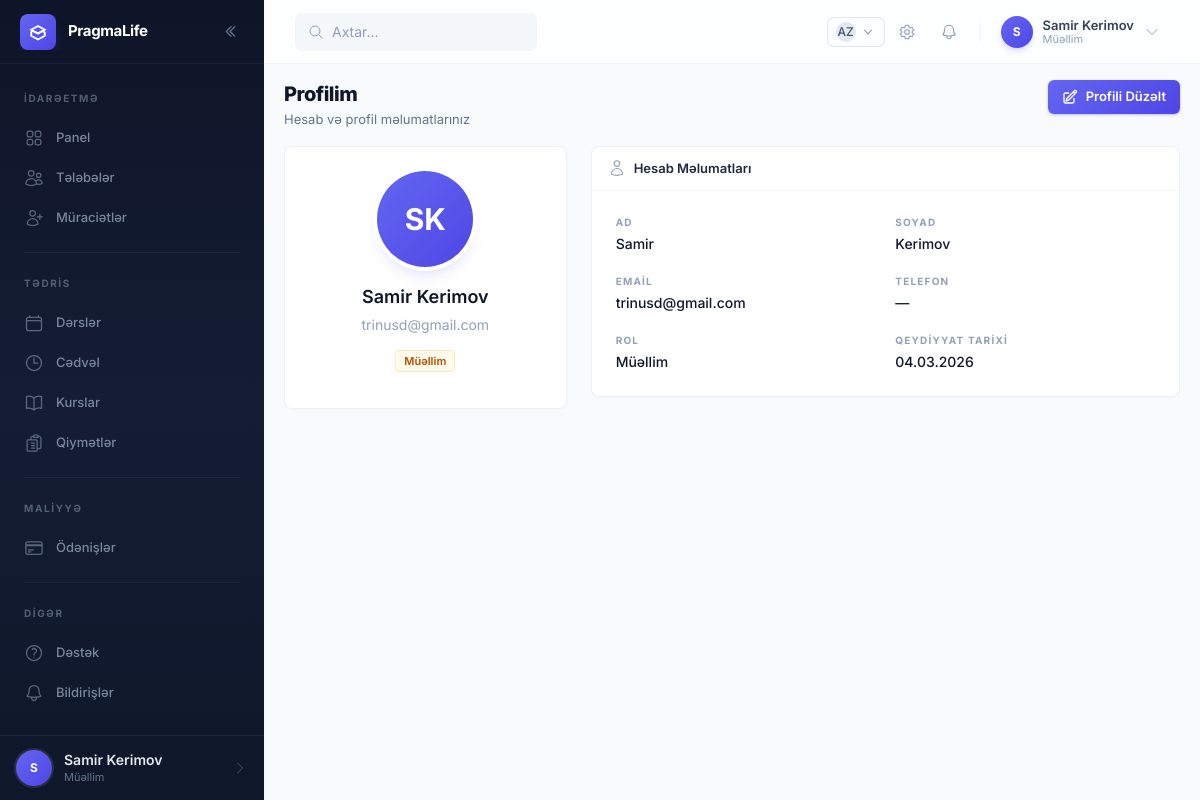
Page /auth/profile/ (signed in) on the earlier database version.
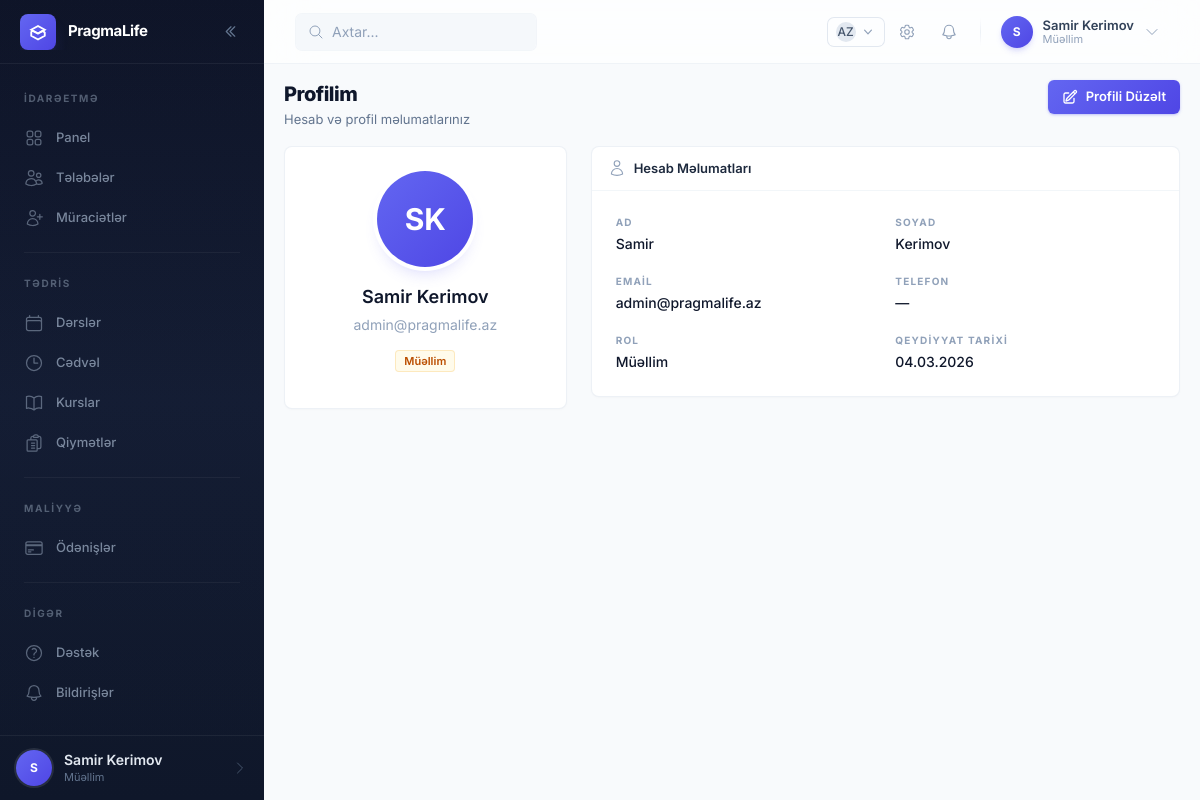
Same page on the later database version.
### apps/users/models.py (models this page shows, shortened)
class User(AbstractBaseUser, PermissionsMixin):
    class Role(models.TextChoices):
        TEACHER = 'teacher', 'Müəllim'
        STUDENT = 'student', 'Tələbə'
    id = models.UUIDField(primary_key=True, default=uuid.uuid4, editable=False)
    email = models.EmailField(unique=True, verbose_name='Email')
    first_name = models.CharField(max_length=100, verbose_name='Ad')
    last_name = models.CharField(max_length=100, verbose_name='Soyad')
    role = models.CharField(
        max_length=10,
        choices=Role.choices,
        default=Role.STUDENT,
        verbose_name='Rol'
    )
    phone = models.CharField(
        max_length=20,
        blank=True,
        validators=[validate_phone_number],
        verbose_name='Telefon'
    )
    avatar = models.ImageField(
        upload_to='avatars/',
        blank=True,
        verbose_name='Profil şəkli'
    )
    is_active = models.BooleanField(default=True, verbose_name='Aktivdir')
    is_staff = models.BooleanField(default=False, verbose_name='Admin heyəti')
    date_joined = models.DateTimeField(default=timezone.now, verbose_name='Qeydiyyat tarixi')
    created_at = models.DateTimeField(auto_now_add=True)
    updated_at = models.DateTimeField(auto_now=True)
    objects = UserManager()
    USERNAME_FIELD = 'email'
    REQUIRED_FIELDS = ['first_name', 'last_name']
    class Meta:
        db_table = 'users_user'
        verbose_name = 'İstifadəçi'
        verbose_name_plural = 'İstifadəçilər'
        ordering = ['-date_joined']
    def get_full_name(self) -> str:
        return f"{self.first_name} {self.last_name}".strip()
    @property
    def is_teacher(self) -> bool:
        return self.role == self.Role.TEACHER
    @property
    def is_student_user(self) -> bool:
        return self.role == self.Role.STUDENT

### apps/users/views.py (the view)
# urls.py: path('profile/', views.ProfileView.as_view(), name='profile'),
class ProfileView(LoginRequiredMixin, TemplateView):
    template_name = 'users/profile.html'
    def get_context_data(self, **kwargs) -> dict:
        context = super().get_context_data(**kwargs)
        context['page_title'] = 'Profilim'
        if self.request.user.is_student_user:
            context['profile'] = getattr(self.request.user, 'student_profile', None)
        return context

### core/context_processors.py (called while the page is built)
def lms_globals(request) -> dict:
    return {
        'LESSON_PRICE': getattr(settings, 'LESSON_PRICE', Decimal('25.00')),
        'APP_NAME': 'LMS Platform',
        'APP_VERSION': '1.0.0',
        'is_teacher': (
            request.user.is_authenticated
            and request.user.role == 'teacher'
        ),
        'is_student': (
            request.user.is_authenticated
            and request.user.role == 'student'
        ),
    }

### templates/users/profile.html (shortened to what this page needs)
{% extends 'base.html' %}
{% load static %}
{% block breadcrumb %}
<div class="page-header">
    <div>
        <h1 class="page-title">Profilim</h1>
        <p class="page-subtitle">Hesab və profil məlumatlarınız</p>
    </div>
    <a href="{% url 'users:profile-edit' %}" class="btn btn-primary">
        Profili Düzəlt
    </a>
</div>
{% endblock %}
{% block content %}
<div class="grid grid-cols-1 md:grid-cols-3 gap-6">
    <div class="md:col-span-1">
        <div class="card-hover p-6 text-center">
            {% if user.avatar %}
            <img src="{{ user.avatar.url }}" alt="{{ user.get_full_name }}"
                 class="w-24 h-24 rounded-full object-cover mx-auto mb-4 shadow-lg shadow-primary-500/20 ring-4 ring-white">
            {% else %}
            <div class="w-24 h-24 rounded-full text-white flex items-center justify-center mx-auto mb-4 text-3xl font-bold shadow-lg shadow-primary-500/20 ring-4 ring-white bg-gradient-to-br from-primary-500 to-primary-600">
                {{ user.first_name|first|upper }}{{ user.last_name|first|upper }}
            </div>
            {% endif %}
            <h2 class="text-lg font-semibold text-slate-900 mb-1">{{ user.get_full_name }}</h2>
            <p class="text-sm text-slate-400 mb-3">{{ user.email }}</p>
            <span class="{% if user.is_teacher %}badge-warning{% else %}badge-info{% endif %} mb-3">
                {{ user.get_role_display }}
            </span>
        </div>
    </div>
    <div class="md:col-span-2 space-y-6">
        <div class="card-hover overflow-hidden">
            <div class="card-section">
                <span class="card-section-title flex items-center gap-2">
                    Hesab Məlumatları
                </span>
            </div>
            <div class="p-6">
                <div class="grid grid-cols-1 sm:grid-cols-2 gap-5">
                    <div>
                        <p class="text-[10px] font-bold uppercase tracking-[.12em] text-slate-400 mb-1">Ad</p>
                        <p class="text-sm font-medium text-slate-900">{{ user.first_name|default:"—" }}</p>
                    </div>
                    <div>
                        <p class="text-[10px] font-bold uppercase tracking-[.12em] text-slate-400 mb-1">Soyad</p>
                        <p class="text-sm font-medium text-slate-900">{{ user.last_name|default:"—" }}</p>
                    </div>
                    <div>
                        <p class="text-[10px] font-bold uppercase tracking-[.12em] text-slate-400 mb-1">Email</p>
                        <p class="text-sm font-medium text-slate-900">{{ user.email }}</p>
                    </div>
                    <div>
                        <p class="text-[10px] font-bold uppercase tracking-[.12em] text-slate-400 mb-1">Telefon</p>
                        <p class="text-sm font-medium text-slate-900">{{ user.phone|default:"—" }}</p>
                    </div>
                    <div>
                        <p class="text-[10px] font-bold uppercase tracking-[.12em] text-slate-400 mb-1">Rol</p>
                        <p class="text-sm font-medium text-slate-900">{{ user.get_role_display }}</p>
                    </div>
                    <div>
                        <p class="text-[10px] font-bold uppercase tracking-[.12em] text-slate-400 mb-1">Qeydiyyat tarixi</p>
                        <p class="text-sm font-medium text-slate-900">{{ user.date_joined|date:"d.m.Y" }}</p>
                    </div>
                </div>
            </div>
        </div>
    </div>
</div>
{% endblock %}

### templates/partials/sidebar.html (shortened to what the changed rows need)
{% load i18n %}
<aside class="hidden lg:flex flex-col sidebar-transition relative overflow-hidden"
       :class="sidebarOpen ? 'w-[264px]' : 'w-[72px]'"
       style="background: linear-gradient(180deg, #0c1222 0%, #131c31 50%, #0f172a 100%)">
    <div class="relative border-t border-white/[.06]" x-show="sidebarOpen" x-transition.opacity>
        <a href="{% url 'users:profile' %}" class="flex items-center gap-3 px-4 py-3.5 transition hover:bg-white/[.04] group">
            {% if request.user.avatar %}
                <img src="{{ request.user.avatar.url }}" class="h-9 w-9 rounded-full object-cover ring-2 ring-white/10" alt="">
            {% else %}
                <div class="flex h-9 w-9 items-center justify-center rounded-full text-xs font-bold text-white ring-2 ring-white/10"
                     style="background:linear-gradient(135deg,#6366f1,#4f46e5)">
                    {{ request.user.first_name|first|upper }}
                </div>
            {% endif %}
            <div class="min-w-0 flex-1">
                <p class="truncate text-sm font-semibold text-slate-200 leading-tight">{{ request.user.get_full_name }}</p>
                <p class="truncate text-[11px] text-slate-500 leading-tight mt-0.5">{% if request.user.is_teacher %}Müəllim{% else %}Tələbə{% endif %}</p>
            </div>
            <svg width="16" height="16" viewBox="0 0 24 24" fill="none" stroke="currentColor" stroke-width="1.5" class="shrink-0 text-slate-600 group-hover:text-slate-400 transition"><path stroke-linecap="round" stroke-linejoin="round" d="M8.25 4.5l7.5 7.5-7.5 7.5"/></svg>
        </a>
    </div>
</aside>

### templates/partials/navbar.html (shortened to what this page needs)
{% load i18n %}
<header class="sticky top-0 z-30 flex h-16 shrink-0 items-center justify-between border-b border-slate-200/50 bg-white/70 backdrop-blur-xl px-4 lg:px-8">
    <div class="flex items-center gap-3">
        <div class="relative hidden sm:block" x-data="{ focused: false }">
            <input type="text" placeholder="{% trans 'Axtar...' %}"
                   @focus="focused = true" @blur="focused = false"
                   class="h-9 w-60 rounded-md border-0 bg-slate-100/70 pl-9 pr-4 text-sm text-slate-700 placeholder-slate-400 outline-none ring-1 ring-slate-200/40 transition-all duration-200 focus:w-72 focus:bg-white focus:shadow-lg focus:shadow-primary-500/5 focus:ring-2 focus:ring-primary-400/50">
        </div>
    </div>
    <div class="flex items-center gap-1">
        <div x-data="{ langOpen: false }" class="relative mr-2">
            <button @click="langOpen = !langOpen" @click.outside="langOpen = false"
                    class="flex items-center gap-1 rounded-md px-2 py-1 text-sm font-medium text-slate-600 hover:bg-slate-100 transition ring-1 ring-slate-200">
                <span class="w-5 h-5 flex items-center justify-center rounded-full text-xs bg-slate-200 uppercase">{{ request.LANGUAGE_CODE }}</span>
                <svg class="h-4 w-4 text-slate-400" viewBox="0 0 20 20" fill="currentColor"><path fill-rule="evenodd" d="M5.23 7.21a.75.75 0 011.06.02L10 11.168l3.71-3.938a.75.75 0 111.08 1.04l-4.25 4.5a.75.75 0 01-1.08 0l-4.25-4.5a.75.75 0 01.02-1.06z" clip-rule="evenodd"/></svg>
            </button>
        </div>
        <a href="{% url 'users:profile' %}"
           class="rounded-md p-2.5 text-slate-400 transition hover:bg-slate-100/80 hover:text-slate-600" title="{% trans 'Parametrlər' %}">
        </a>
        <a href="{% url 'notifications:list' %}"
           class="relative rounded-md p-2.5 text-slate-400 transition hover:bg-slate-100/80 hover:text-slate-600" title="{% trans 'Bildirişlər' %}">
        </a>
        <div x-data="{ open: false }" class="relative">
            <button @click="open = !open" @click.outside="open = false"
                    class="flex items-center gap-2.5 rounded-md px-2 py-1.5 transition hover:bg-slate-100/80">
                {% if request.user.avatar %}
                    <img src="{{ request.user.avatar.url }}" class="h-8 w-8 rounded-full object-cover ring-2 ring-slate-200/40 shadow-sm" alt="">
                {% else %}
                    <div class="flex h-8 w-8 items-center justify-center rounded-full text-xs font-bold text-white shadow-md shadow-primary-500/20"
                         style="background:linear-gradient(135deg,#6366f1,#4f46e5)">
                        {{ request.user.first_name|first|upper }}
                    </div>
                {% endif %}
                <div class="hidden text-left sm:block">
                    <p class="text-[13px] font-semibold leading-tight text-slate-700">{{ request.user.get_full_name }}</p>
                    <p class="text-[11px] leading-tight text-slate-400">{% if request.user.is_teacher %}{% trans "Müəllim" %}{% else %}{% trans "Tələbə" %}{% endif %}</p>
                </div>
                <svg class="h-4 w-4 text-slate-400 transition duration-200" :class="open && 'rotate-180'" viewBox="0 0 24 24" fill="none" stroke="currentColor" stroke-width="1.5"><path stroke-linecap="round" stroke-linejoin="round" d="M19.5 8.25l-7.5 7.5-7.5-7.5"/></svg>
            </button>
        </div>
    </div>
</header>

Differences in the rows shown:
changed User "Samir Kerimov": email "trinusd@gmail.com" → "admin@pragmalife.az"
